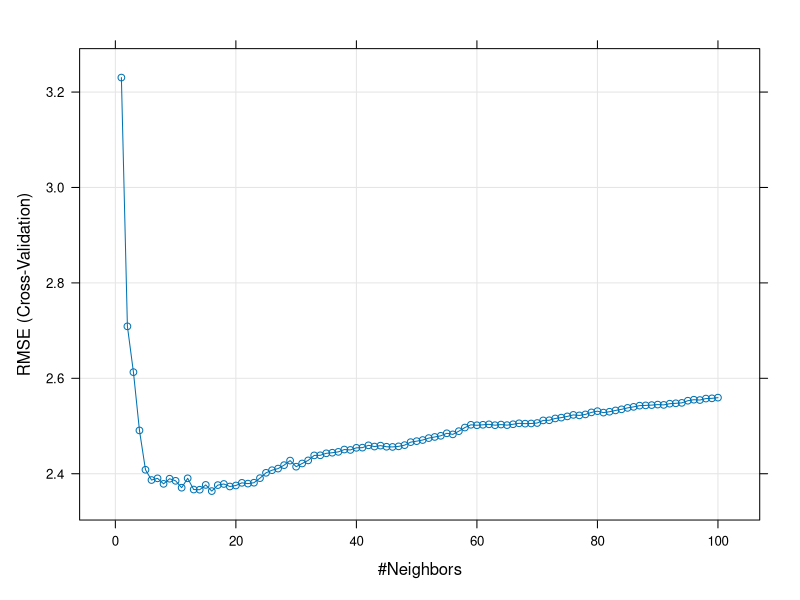

The R script that drew this image:
# uncomment next line and execute if package not installed yet
# install.packages("caret")

# load necessary libraries
library(caret)

# read in file from working directory
df<- read.csv("carseatsales_r.csv")

# review encoding of variables
# k-nn requires all variables to be numerically encoded
# categorical variables need to be ignored or transformed to numeric values
str(df)

# set random number seed for randomized partition
# different seed values will generate different partitions of the data
set.seed(1975)

# use the createDataPartition to randomly select observations to be placed in the training set
# specify the target variable (y)
# set the percentage of data to set aside for training (p)
indxTrain <- createDataPartition(y = df$Sales, p=0.8, list=FALSE)

# define training set for cross-validation
training <- df[indxTrain,]

# define test set 
testing <- df[-indxTrain,]

# specify model training process
# method = k-fold cross-validation 
# number = number of folds
ctrl <- trainControl(method = "cv", number = 10)

# create a grid of parameter values to assess in k-fold cross-validation
# for k-nn, the critical parameter is k, the number of neighbors
# testing values of k from 1 to 100
grid <-expand.grid(.k=c(1:100))

# train model via 10-fold cross-validation
# first argument identifies y variable (before the ~) and the set of x variables (after the ~)
# note we are excluding the categorical variables for this k-nn experiment
# and the Store variable as it is just an index
# second argument (data) specifies training set 
# third argument (method) specifies prediction method (k-NN)
# fourth argument (trControl) specifies training process (cross-validation)
# fifth argument (tuneGrid) specifies the values of the parameter k to evaluate
# sixth argument (preProcess) specifies that we need to center and scale variables
knnFit <- train(Sales ~ . - Store - ShelfLoc - Urban - US, data = training, method = "knn",
                trControl = ctrl, tuneGrid = grid, preProcess = c("center","scale"))


# identify value of k that minimizes the RMSE in the 10-fold cross-validation
knnFit

# plot RMSE as a function of k 
plot(knnFit)

# evaluating k-NN performance on testing set
knnPredict <- predict(knnFit,newdata = testing)

# output performance metrics
postResample(knnPredict, testing$Sales)

# create a data frame with the k-NN regression estimates and test set observations 
# write this data frame to a csv file
df_test <- cbind(knnPredict, testing$Sales)
write.csv(df_test, "knnregression_predictions.csv")
